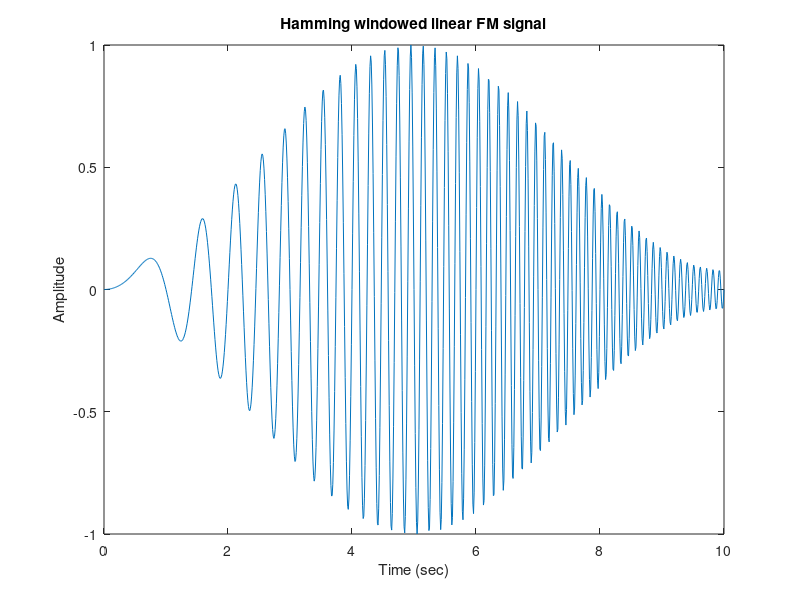
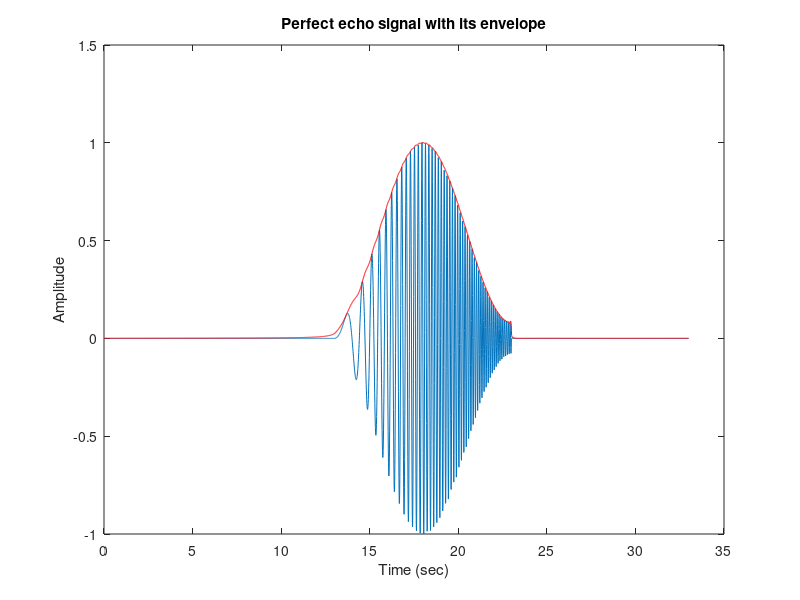
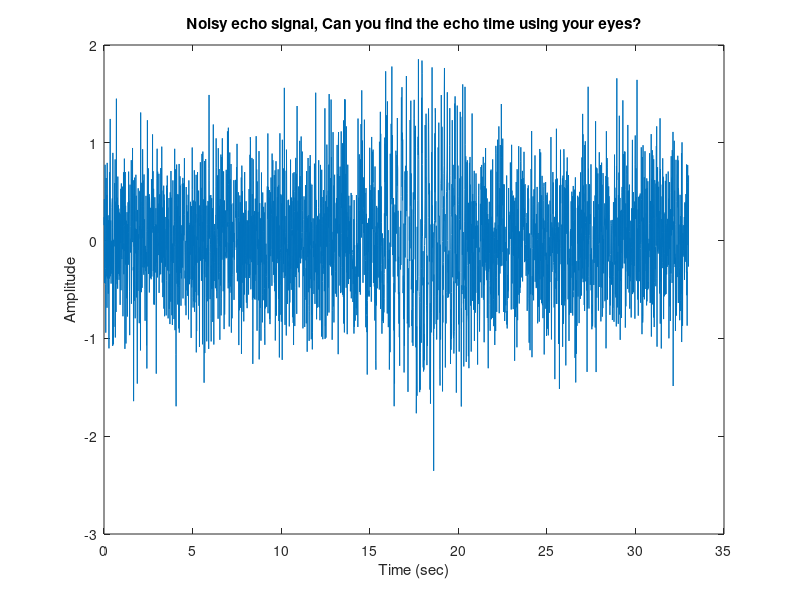

MATLAB code to generate these figures, in order:
Fs = 100; % Sampling rate in Hz
tau = 10; % Time duration of the linear FM signal in sec
B = 10; % in Hz
beta = B/tau;
A = 1;
t = 0:1/Fs:tau; % time axis
x = A*sin(pi*beta*t.^2); % the linear FM signal

%% --- Hamming windowed linear FM signal, the transmitted sonar signal from the parking sonar
x = hamming(length(x)).'.*x; 

figure
plot(t, x)
xlabel('Time (sec)');
ylabel('Amplitude')
title('Hamming windowed linear FM signal')

%% --- Perfect echo signal without noise, served as ground truth
y_woNoise = [zeros(1, 1300) x zeros(1,1000)];

% Estimate the echo time from the envelope (what is envelope, see the definition in slide 37, in Topic1_SignalsAndSystems_Part2_HandWriting0326_2020.pdf)
% You can follow the codes here to find out the echo time of noisy y
Envelope = abs(hilbert(y_woNoise)); % Envelope detection, hilbert() converts cosine or sine into its complex exponential counterpart (cos(theta) to exp(jtheta))
[PeakValue, EchoTimeIndex] = max(Envelope); % here we use the peak time as the echo time
EchoTime = EchoTimeIndex*(1/Fs); 

figure
plot( (0:(length(y_woNoise)-1))*(1/Fs), y_woNoise)
xlabel('Time (sec)');
ylabel('Amplitude')
title('Perfect echo signal with its envelope')
hold
plot( (0:(length(y_woNoise)-1))*(1/Fs), Envelope, 'r')

%% ---- Echo signal contaminated by noise
y = y_woNoise + randn(1, length(y_woNoise))*0.5; % randn() generate random numbers with zero-mean normal distribution, i.e., Gaussian distribution

figure
plot( (0:(length(y_woNoise)-1))*(1/Fs), y)
xlabel('Time (sec)');
ylabel('Amplitude')
title('Noisy echo signal, Can you find the echo time using your eyes?')

h = [zeros(1, 1300) x zeros(1,1000)]; % impulse response of the noise remover
g = y + fliplr(h);
y_NoiseSuppressed = y + fliplr(g); % noise suppressed by the noise remover, help conv(), what SHAPE do you use? 'full', 'same', or 'valid', for MATLAB 2018 or up. Give SHAPE a try and see the difference, and Is this an issue we've mentioned in our lecture? (see support and length change after convolution) 

%Envelope = abs(hilbert(y_NoiseSuppressed)); 
%[PeakValue, EchoTimeIndex] = max(Envelope); % here we use the peak time as the echo time
%EchoTime = EchoTimeIndex*(1/Fs) % should be close to the one you got for perfect echo signal